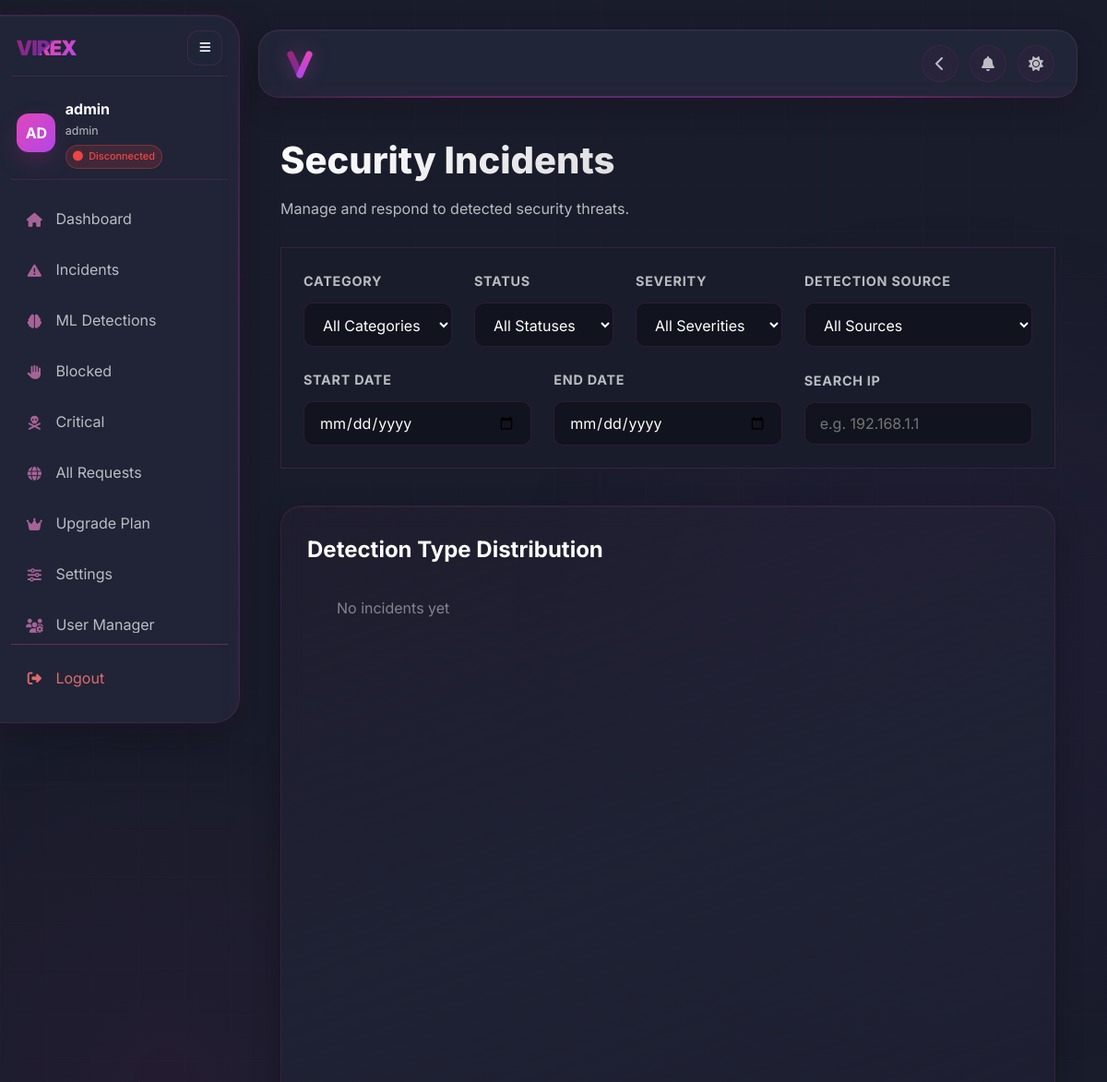
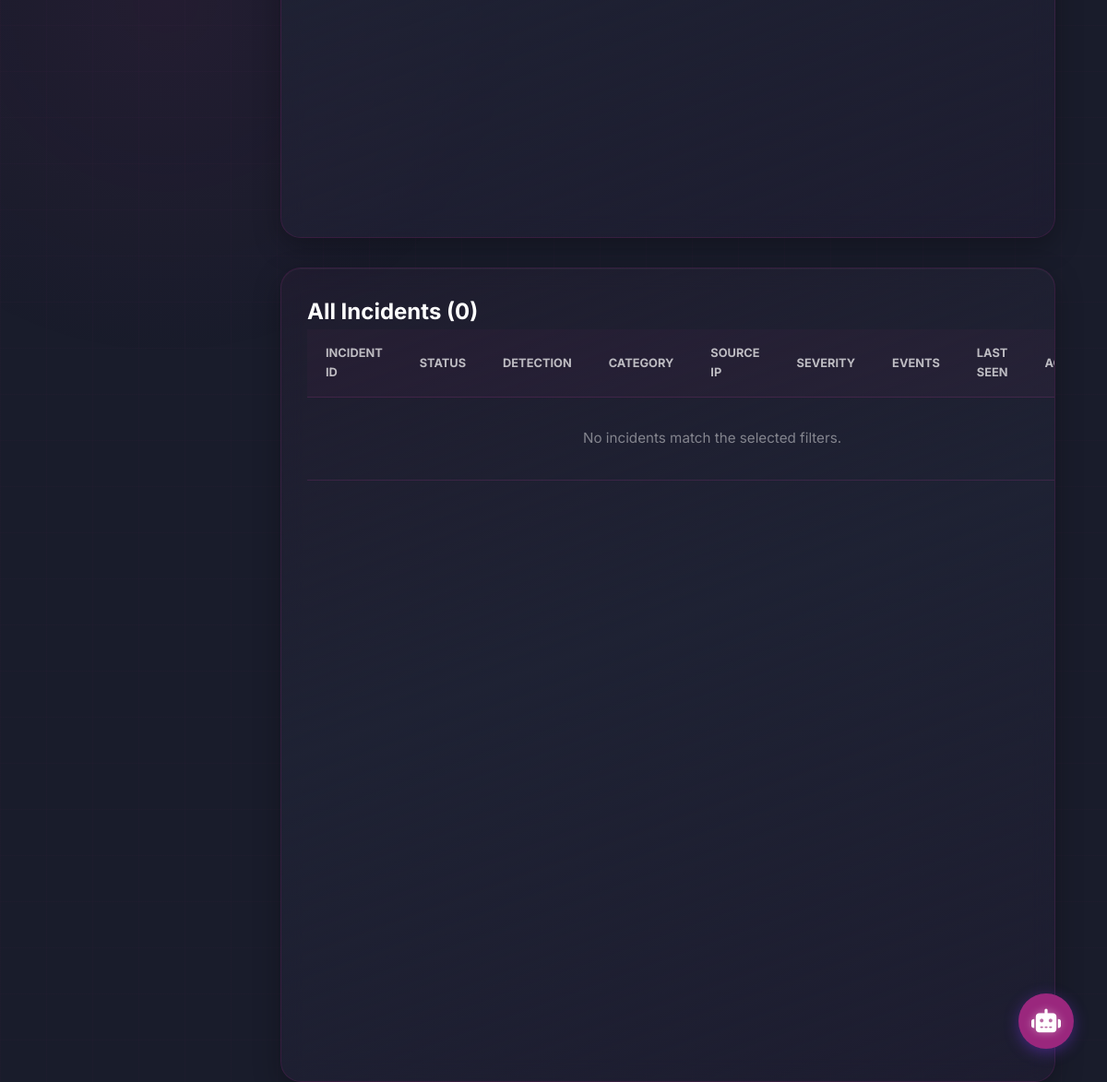
The page /incidents_list (signed in) on the database its author committed (2 pictures, top to bottom).
### tables this page shows
CREATE TABLE users (
    user_id INTEGER PRIMARY KEY AUTOINCREMENT,
    username TEXT NOT NULL UNIQUE,
    password_hash TEXT NOT NULL,
    email TEXT UNIQUE,
    role_id INTEGER,
    department_id INTEGER,
    is_active BOOLEAN DEFAULT 1,
    last_login TIMESTAMP,
    created_at TIMESTAMP DEFAULT CURRENT_TIMESTAMP,
    updated_at TIMESTAMP, reset_token TEXT, reset_token_expiry TIMESTAMP,
    FOREIGN KEY (role_id) REFERENCES roles(role_id),
    FOREIGN KEY (department_id) REFERENCES departments(department_id)
);

CREATE TABLE roles (
    role_id INTEGER PRIMARY KEY AUTOINCREMENT,
    name TEXT NOT NULL,
    description TEXT,
    created_at TIMESTAMP DEFAULT CURRENT_TIMESTAMP
);

### app/dashboard/routes.py (the view, shortened to what this page needs)
    @app.route('/incidents')
    @app.route('/incidents_list')
    @token_required
    def incidents_page(current_user):
        global dashboard
        incidents_list = []
        distribution = defaultdict(int)
        for inc in incidents_list:
            distribution[inc['detection_type']] += 1
        return render_template('incident_list.html',
                            incidents=incidents_list,
                            distribution=dict(distribution),
                            total_incidents=len(incidents_list),
                            user=current_user,
                            active_page='incidents')

### app/templates/incident_list.html (shortened to what this page needs)
{% extends "sidebar_layout.html" %} {% set active_page = 'incidents' %}  {% block stylesheets %}
<link
  rel="stylesheet"
  href="{{ url_for('static', filename='css/incident_list.css') }}"
/>
{% endblock %} {% block content %}
<main class="main-content">
  <header class="section-title">
    <h1>Security Incidents</h1>
    <p>
      {% if user.role == 'admin' %} Manage and respond to detected security
      threats. {% else %} ملخص الحوادث الأمنية المكتشفة {% endif %}
    </p>
  </header>
  <div class="filters-bar">
    <div class="filter-group">
      <label for="filter-category">Category</label>
      <select id="filter-category">
        <option value="all">All Categories</option>
      </select>
    </div>
    <div class="filter-group">
      <label for="filter-status">Status</label>
      <select id="filter-status">
        <option value="all">All Statuses</option>
      </select>
    </div>
    <div class="filter-group">
      <label for="filter-severity">Severity</label>
      <select id="filter-severity" onchange="filterTableBySeverity()">
        <option value="all">All Severities</option>
      </select>
    </div>
    <div class="filter-group" style="flex: 1">
      <label for="filter-detection">Detection Source</label>
      <select id="filter-detection" onchange="fetchIncidents()">
        <option value="all">All Sources</option>
      </select>
    </div>
    <div class="filter-group" style="flex: 1">
      <label for="filter-start">Start Date</label>
      <input type="date" id="filter-start" onchange="fetchIncidents()" />
    </div>
    <div class="filter-group" style="flex: 1">
      <label for="filter-end">End Date</label>
      <input type="date" id="filter-end" onchange="fetchIncidents()" />
    </div>
    <div class="filter-group" style="flex: 1">
      <label for="filter-ip">Search IP</label>
      <input
        type="text"
        id="filter-ip"
        onkeyup="renderTableFromState()"
        placeholder="e.g. 192.168.1.1"
        style="width: 100%"
      />
    </div>
  </div>
  <div class="table-card" style="margin-bottom: 2rem">
    <h2>Detection Type Distribution</h2>
    <div
      id="distribution-report"
      style="display: flex; gap: 2rem; padding: 1rem; flex-wrap: wrap"
    >
      {% if distribution %} {% for detection_type, count in distribution.items()
      %}
      <div
        style="
          background: var(--bg-color);
          padding: 1rem;
          border-radius: 8px;
          min-width: 150px;
          border: 1px solid var(--border-color);
          text-align: center;
        "
      >
        <div
          style="
            font-size: 0.8rem;
            color: var(--text-muted);
            margin-bottom: 0.5rem;
          "
        >
          {{ detection_type }}
        </div>
        <div
          style="
            font-size: 1.5rem;
            font-weight: 700;
            color: var(--primary-color);
          "
        >
          {{ count }}
        </div>
      </div>
      {% endfor %} {% else %}
      <div style="color: var(--text-muted); padding: 1rem">
        No incidents yet
      </div>
      {% endif %}
    </div>
  </div>
  <div class="table-card" style="width: 100%">
    <h2>All Incidents ({{ total_incidents }})</h2>
    <table class="data-table" aria-label="Security Incidents">
      <thead>
        <tr>
          <th scope="col">Incident ID</th>
          <th scope="col">Status</th>
          <th scope="col" class="admin-only">Detection</th>
          <th scope="col">Category</th>
          <th scope="col" class="admin-only">Source IP</th>
          <th scope="col">Severity</th>
          <th scope="col" class="admin-only">Events</th>
          <th scope="col" class="admin-only">Last Seen</th>
          <th scope="col">Actions</th>
        </tr>
      </thead>
      <tbody id="incidents-table-body">
      </tbody>
    </table>
  </div>
</main>
{% endblock %}

### app/templates/sidebar_layout.html (shortened to what this page needs)
<!doctype html>
<html lang="en" data-theme="dark">
  <head>
    <link
      rel="stylesheet"
      href="https://cdnjs.cloudflare.com/ajax/libs/font-awesome/6.5.1/css/all.min.css"
    />
    <link
      rel="stylesheet"
      href="{{ url_for('static', filename='css/theme.css') }}"
    />
    <link
      rel="stylesheet"
      href="{{ url_for('static', filename='css/dashboard.css') }}"
    />
    <link
      rel="stylesheet"
      href="{{ url_for('static', filename='css/layout.css') }}"
    />
    <link
      rel="stylesheet"
      href="{{ url_for('static', filename='css/sidebar_component.css') }}"
    />
    <link
      rel="stylesheet"
      href="{{ url_for('static', filename='css/chatbot.css') }}"
    />
    {% block stylesheets %}{% endblock %}
  </head>
  <body data-user-role="{{ user.role if user else 'guest' }}">
    <div class="dashboard-wrapper">
      {% include 'sidebar_component.html' %}
      <div class="main-wrapper" id="mainWrapper">
        <nav class="navbar">
          <div class="navbar-left">
            <div
              class="brand"
              onclick="location.href = '/'"
              style="cursor: pointer; display: flex; align-items: center; gap: 4px;"
            >
            </div>
          </div>
          <div class="nav-actions">
            {% block nav_actions %}
            <button
              class="btn-icon back-btn"
              onclick="history.back()"
              title="Go Back"
            >
              <i class="fas fa-chevron-left"></i>
            </button>
            <button
              class="btn-icon notification-bell"
              id="notification-bell"
              title="Notifications"
            >
              <i class="fas fa-bell" style="color: var(--text-secondary)"></i>
            </button>
            <button
              class="btn-icon"
              id="theme-toggle"
              title="Toggle Light/Dark Mode"
            >
              <i class="fas fa-circle-half-stroke"></i>
            </button>
            {% endblock %}
          </div>
        </nav>
        {% block content %}{% endblock %}
      </div>
    </div>
    {% include 'chatbot.html' %}
  </body>
</html>

### app/templates/sidebar_component.html (shortened to what this page needs)
<aside class="sidebar modern-sidebar" id="sidebar" aria-expanded="true">
  <div class="modern-sidebar__brand-row">
    <div class="sidebar-brand modern-sidebar__brand" style="display: flex; align-items: center; gap: 4px;">
      <span class="brand-v-icon">VIREX</span>
    </div>
    <button
      type="button"
      class="modern-sidebar__toggle"
      data-sidebar-toggle
      data-sidebar-target="sidebar"
      aria-label="Toggle sidebar"
      aria-controls="sidebar"
      aria-expanded="true"
    >
      <i class="fas fa-bars"></i>
    </button>
  </div>
  <div class="modern-sidebar__profile">
    <div class="modern-sidebar__profile-main">
      <div class="modern-sidebar__avatar" aria-hidden="true">
        {% if user and user.avatar_url %}
        <img
          src="{{ user.avatar_url }}"
          alt="avatar"
          style="
            width: 100%;
            height: 100%;
            object-fit: cover;
            border-radius: 13px;
          "
        />
        {% else %}
          {% if user and user.full_name %}
            {{ user.full_name[:2]|upper }}
          {% else %}
            {{ (user.username[:2] if user and user.username else 'US')|upper }}
          {% endif %}
        {% endif %}
      </div>
      <div class="modern-sidebar__profile-copy">
        <div class="modern-sidebar__username" id="sidebar-username" style="display: flex; align-items: center; gap: 8px;">
          {{ user.full_name if user and user.full_name else (user.username if user else 'User') }}
        </div>
        <div class="modern-sidebar__role">
          {{ user.role if user else 'Role' }}
        </div>
        <div
          class="modern-sidebar__status user-connection-status"
          id="sidebar-connection-status"
        >
        </div>
      </div>
    </div>
  </div>
  <nav class="modern-sidebar__nav" aria-label="Primary">
    <a
      href="/dashboard"
      class="modern-sidebar__item {% if active_page == 'dashboard' %}active{% endif %}"
    >
      <span class="modern-sidebar__icon"><i class="fas fa-home"></i></span>
      <span class="modern-sidebar__label">Dashboard</span>
    </a>
    <a
      href="/incidents"
      class="modern-sidebar__item {% if active_page == 'incidents' %}active{% endif %}"
    >
      <span class="modern-sidebar__icon"
        ><i class="fas fa-exclamation-triangle"></i
      ></span>
      <span class="modern-sidebar__label">Incidents</span>
    </a>
    <a
      href="/ml-detections"
      class="modern-sidebar__item {% if active_page == 'ml-detections' %}active{% endif %}"
    >
      <span class="modern-sidebar__icon"><i class="fas fa-brain"></i></span>
      <span class="modern-sidebar__label">ML Detections</span>
    </a>
    <a
      href="/blocked_page"
      class="modern-sidebar__item {% if active_page == 'blocked' %}active{% endif %}"
    >
      <span class="modern-sidebar__icon"><i class="fas fa-hand"></i></span>
      <span class="modern-sidebar__label">Blocked</span>
    </a>
    <a
      href="/critical"
      class="modern-sidebar__item {% if active_page == 'critical' %}active{% endif %}"
    >
      <span class="modern-sidebar__icon"
        ><i class="fas fa-skull-crossbones"></i
      ></span>
      <span class="modern-sidebar__label">Critical</span>
    </a>
    <a
      href="/requests"
      class="modern-sidebar__item {% if active_page == 'requests' %}active{% endif %}"
    >
      <span class="modern-sidebar__icon"><i class="fas fa-globe"></i></span>
      <span class="modern-sidebar__label">All Requests</span>
    </a>
    <a
      href="/pricing"
      class="modern-sidebar__item {% if active_page == 'pricing' %}active{% endif %}"
    >
      <span class="modern-sidebar__icon"><i class="fas fa-crown"></i></span>
      <span class="modern-sidebar__label">Upgrade Plan</span>
    </a>
    <a
      href="/settings"
      class="modern-sidebar__item {% if active_page == 'settings' %}active{% endif %}"
    >
      <span class="modern-sidebar__icon"><i class="fas fa-sliders"></i></span>
      <span class="modern-sidebar__label">Settings</span>
    </a>
    {% if user and user.role == 'admin' %}
    <a
      href="/user-manager"
      class="modern-sidebar__item {% if active_page == 'user-manager' %}active{% endif %}"
    >
      <span class="modern-sidebar__icon"
        ><i class="fas fa-users-gear"></i
      ></span>
      <span class="modern-sidebar__label">User Manager</span>
    </a>
    {% endif %}
  </nav>
  <div class="modern-sidebar__footer">
    <button type="button" class="modern-sidebar__logout" id="logout-btn">
      <span class="modern-sidebar__icon"
        ><i class="fas fa-right-from-bracket"></i
      ></span>
      <span class="modern-sidebar__label">Logout</span>
    </button>
  </div>
</aside>

### app/templates/chatbot.html (shortened to what this page needs)
<div class="chatbot-fab" id="chatbot-fab" title="Ask Dobby">
  <i class="fa-solid fa-robot"></i>
</div>

### rows shown on the page
users: username "AD", username "admin"
roles: name "admin"

### other values the page prints
{{ total_incidents }} "0"
